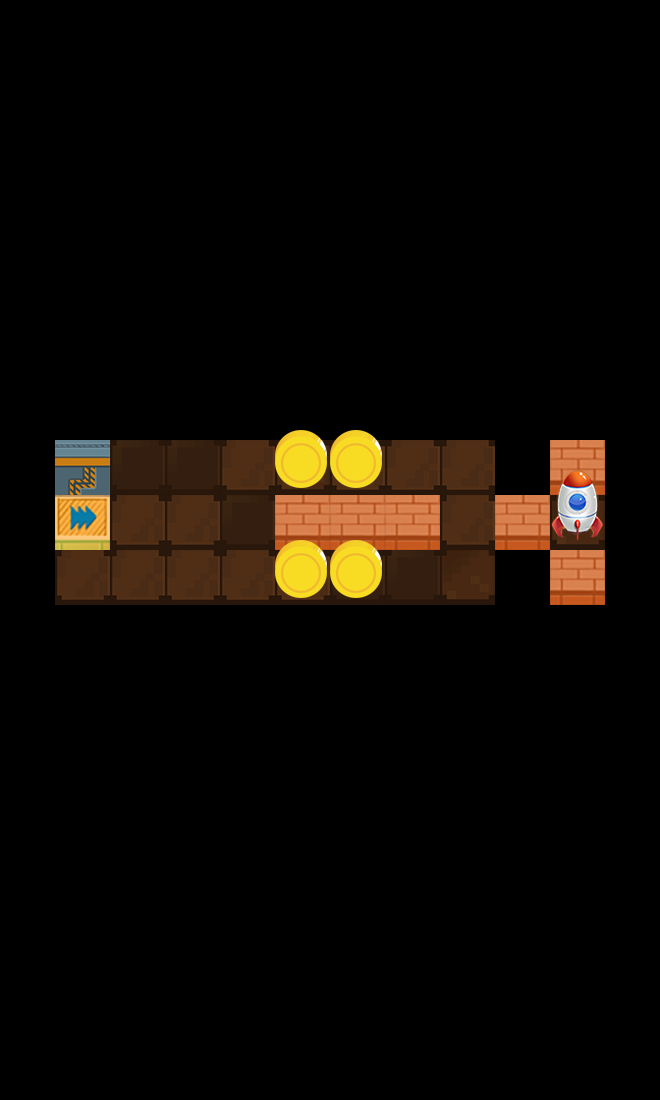

This game map was drawn from its Tiled (.tmx) file and the tilesets committed beside it. A one-line description and the trimmed map source follow:
An orthogonal 12x20 tile map with 55x55 px tiles, 3 tile layers (layer1, layer2, layer3) and 2 objects (startPos, jiguang).

<map version="1.0" orientation="orthogonal" renderorder="right-down" width="12" height="20" tilewidth="55" tileheight="55">
 <tileset firstgid="1" name="element2" tilewidth="55" tileheight="55">
  <image source="element2.png" width="715" height="715" />
 </tileset>
 <layer name="layer1" width="12" height="20">
  <data>[240 cells, 28 non-empty, 3 distinct tile ids]</data>
 </layer>
 <layer name="layer2" width="12" height="20">
  <data>[240 cells, 45 non-empty, 6 distinct tile ids]</data>
 </layer>
 <layer name="layer3" width="12" height="20">
  <data>[240 cells, 5 non-empty, 2 distinct tile ids]</data>
 </layer>
 <objectgroup name="objLayer">
  <object name="startPos" x="77.3333" y="576">
   <properties>
    <property name="dir" value="right" />
   </properties>
  </object>
  <object name="jiguang" x="81.3333" y="524">
   <properties>
    <property name="dir" value="right" />
   </properties>
  </object>
 </objectgroup>
</map>
